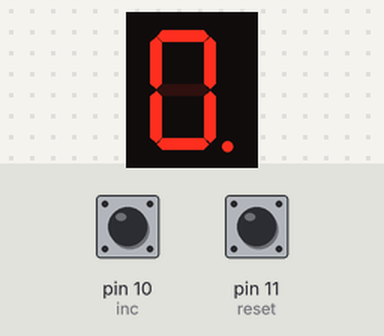
A sketch run on a simulated Arduino Uno, built with avr-gcc and run on an emulated ATmega328P. On the bench: 1-digit seven-segment display. Wiring (inferred from the names in the program): 1-digit 7-segment display, segments lit when LOW: segments pin 3, pin 2, pin 8, pin 7, pin 6, pin 4, pin 5, pin 9. Inputs (shaded band) come from the test bench; at power-on: pin 10 (inc) HIGH, pin 11 (reset) HIGH. The segment pins are drawn as the display they are named for.

Above: at 1.2 s.
1.3 s: pin 10 (inc) pulled LOW for 0.15 s
At 2.2 s:
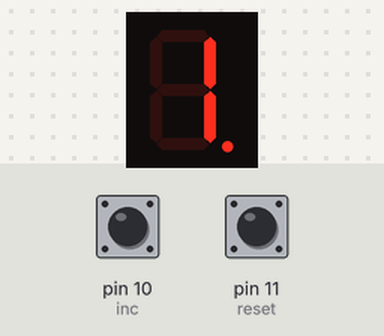
2.9 s: pin 10 (inc) pulled LOW for 1 s
At 3.4 s:
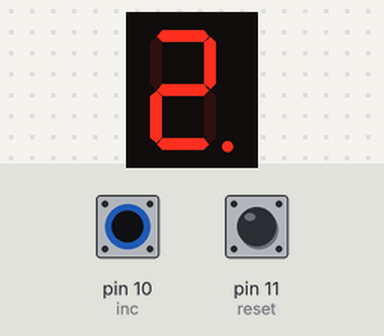
Timing chart, 0 to 5.9 s (numbered marks = the images above; inputs shaded):
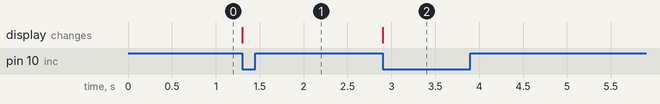

The sketch:

Increment_Counter_Group_12.ino
```cpp
//DEFINE SEGMENT PIN
const int segmentA = 3;  // D0
const int segmentB = 2;  // D1
const int segmentC = 8;  // D2
const int segmentD = 7;  // D3
const int segmentE = 6;  // D4
const int segmentF = 4;  // D5
const int segmentG = 5;  // D6
const int segmentDP = 9;  // DP
//DEFINE BUTTON
const int inc = 10; //INCBUTTON
const int reset = 11;  //REBUTTON

int num = 0;   // CURRENT NUMBER
int lastIncState = HIGH;
int lastResetState = HIGH;

int segments[] = {segmentA, segmentB, segmentC, segmentD, segmentE, segmentF, segmentG};

//SET ALL CLEAR SEGMENT FOR EACH NUMBER
void clear() {
  for (int i = 0; i < 7; i++) {
    digitalWrite(segments[i], HIGH); // HIGH = off
  }
}
void displayDigit(int num) {
  clear();

  switch (num) {
    case 0: digitalWrite(segmentA, LOW); digitalWrite(segmentB, LOW); digitalWrite(segmentC, LOW);
            digitalWrite(segmentD, LOW); digitalWrite(segmentE, LOW); digitalWrite(segmentF, LOW); break;
    case 1: digitalWrite(segmentB, LOW); digitalWrite(segmentC, LOW); break;
    case 2: digitalWrite(segmentA, LOW); digitalWrite(segmentB, LOW); digitalWrite(segmentD, LOW);
            digitalWrite(segmentE, LOW); digitalWrite(segmentG, LOW); break;
    case 3: digitalWrite(segmentA, LOW); digitalWrite(segmentB, LOW); digitalWrite(segmentC, LOW);
            digitalWrite(segmentD, LOW); digitalWrite(segmentG, LOW); break;
    case 4: digitalWrite(segmentB, LOW); digitalWrite(segmentC, LOW);
            digitalWrite(segmentF, LOW); digitalWrite(segmentG, LOW); break;
    case 5: digitalWrite(segmentA, LOW); digitalWrite(segmentC, LOW); digitalWrite(segmentD, LOW);
            digitalWrite(segmentF, LOW); digitalWrite(segmentG, LOW); break;
    case 6: digitalWrite(segmentA, LOW); digitalWrite(segmentC, LOW); digitalWrite(segmentD, LOW);
            digitalWrite(segmentE, LOW); digitalWrite(segmentF, LOW); digitalWrite(segmentG, LOW); break;
    case 7: digitalWrite(segmentA, LOW); digitalWrite(segmentB, LOW); digitalWrite(segmentC, LOW); break;
    case 8: digitalWrite(segmentA, LOW); digitalWrite(segmentB, LOW); digitalWrite(segmentC, LOW);
            digitalWrite(segmentD, LOW); digitalWrite(segmentE, LOW); digitalWrite(segmentF, LOW);
            digitalWrite(segmentG, LOW);break;
    case 9: digitalWrite(segmentA, LOW); digitalWrite(segmentB, LOW); digitalWrite(segmentC, LOW);
            digitalWrite(segmentD, LOW); digitalWrite(segmentF, LOW); digitalWrite(segmentG, LOW); break;
  }
}


void setup() {

  pinMode(segmentA, OUTPUT);
  pinMode(segmentB, OUTPUT);
  pinMode(segmentC, OUTPUT);
  pinMode(segmentD, OUTPUT);
  pinMode(segmentE, OUTPUT);
  pinMode(segmentF, OUTPUT);
  pinMode(segmentG, OUTPUT);
  pinMode(segmentDP, OUTPUT);

  pinMode(inc, INPUT_PULLUP);
  pinMode(reset, INPUT_PULLUP);

  displayDigit(num);
}

void loop() {
int incStateNow = digitalRead(inc);
int resetStateNow = digitalRead(reset);

 if (incStateNow == LOW && lastIncState == HIGH) {
    num++;
    if (num > 9) num = 0;
    displayDigit(num);
    delay(250);
  }
 if (resetStateNow == LOW && lastResetState == HIGH) {
    num = 0;
    displayDigit(num);
    delay(250);
  }
lastIncState = incStateNow;
lastResetState = resetStateNow;
}
```

Measured:
- after the input at 1.3 s, the display: changes at once (image 1)
- after the input at 2.9 s, the display: changes at once (image 2)
